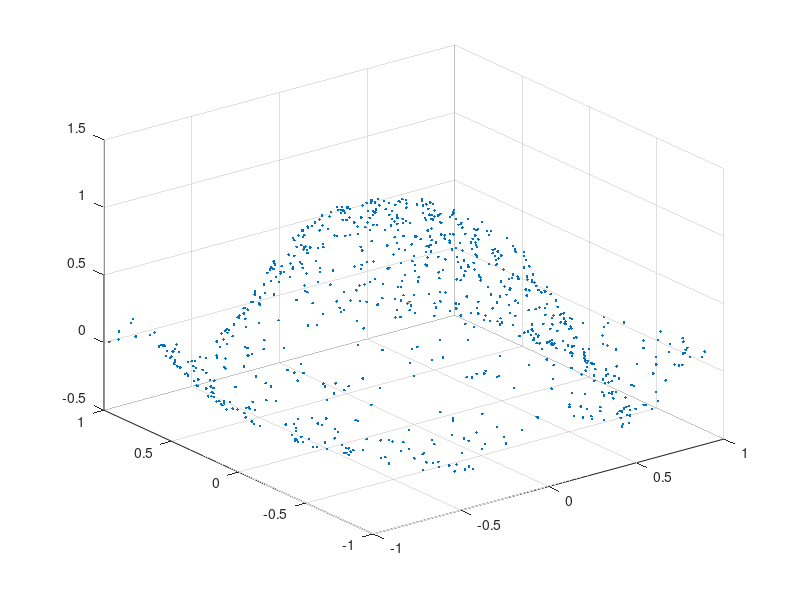

MATLAB code for this plot: (Note: this script raises an error after producing the figure.)
clear
close all
clc

addpath('..\Core\')

%% Producing simulations of the 2D sinc function

omega = 2*pi;
sigmaW2 = 1e-4;

n = 2;
N = 8e2;
x = 2*rand(N,2) - 1;
L = 0.5*[2 0; 0 1];
r = diag(x*L*x');
f = sin( omega*r )./(omega*r);% + 0.1*atan( omega*r );
y = f + sqrt(sigmaW2)*randn(N,1);

figure
plot3(x(:,1),x(:,2),y,'.')
grid on

c = cvpartition(N,'HoldOut',0.25);           % Split training and validation using hold-out method

% Training samples
X = x(c.training,:);
Y = y(c.training);

%% Evaluating the best structure for non-linear regression
close all
clc

p_max = 12;
MSE = zeros(p_max,2);
R2 = zeros(p_max,2);
F_stat = zeros(p_max,1);
BIC = zeros(p_max,1);

for i=1:p_max
    basis_props.max_order = i*[1 1];
    basis_props.basis_indices = true(prod(basis_props.max_order),1);
    basis_props.type = 'hh';
    RegModel = NonLinRegression(X,Y,basis_props,'qr');
    MSE(i,:) = [RegModel.Performance.MSE RegModel.Performance.MSEloo];
    R2(i,:) = [RegModel.Performance.R2 RegModel.Performance.adjR2];
    F_stat(i) = RegModel.Performance.F_stat;
    BIC(i) = RegModel.Performance.BIC;
end

figure('Position',[100 100 900 600])
subplot(221)
semilogy( 1:p_max, MSE,'-o')
xlabel('Basis order')
ylabel('MSE')
legend('Training','LOO')
grid on

subplot(222)
plot(1:p_max,R2,'-o')
xlabel('Basis order')
ylabel('Coefficient of determination')
legend('R^2','Adjusted R^2')
grid on

subplot(223)
semilogy(1:p_max,F_stat,'-o')
xlabel('Basis order')
ylabel('F-statistic')
grid on

subplot(224)
plot(1:p_max,BIC,'-o')
xlabel('Basis order')
ylabel('BIC')
grid on

%% Predict based on optimal model
close all
clc

x_ast = linspace(-1,1)';
[X1_ast,X2_ast] = ndgrid(x_ast);

X_ast = [X1_ast(:) X2_ast(:)];

pa = 9;
basis_props.max_order = pa*[1 1];
basis_props.basis_indices = true(prod(basis_props.max_order),1);
basis_props.type = 'hh';
RegModel = NonLinRegression(X,Y,basis_props,'qr');
[Y_hat,se_Y] = NL_predict(X_ast,RegModel);
[y_hat,~] = NL_predict(x,RegModel);

clr = lines(2);

figure
subplot(121)
surf(x_ast,x_ast,reshape(Y_hat,100,100)','LineStyle','none','FaceAlpha',0.75)
hold on
plot3(X(:,1),X(:,2),Y,'.','Color',clr(2,:))
zlim([-0.4 1.2])
set(gca,'CLim',[-0.25 1.2])

subplot(122)
imagesc(x_ast,x_ast,reshape(log10(se_Y),100,100)')
hold on
plot(X(:,1),X(:,2),'.','Color',clr(2,:))
colorbar

figure
plot(y,y_hat,'.')
grid on

XTickLbl = {'1','x'};
YTickLbl = {'1','x'};
for i=3:pa
    XTickLbl{i} = ['x_1^{',num2str(i-1),'}'];
    YTickLbl{i} = ['x_2^{',num2str(i-1),'}'];
end

figure
imagesc(1:pa,1:pa,reshape(log10(RegModel.Parameters.t_statistic),pa,pa))
set(gca,'XTickLabel',XTickLbl,'YTickLabel',YTickLbl)
axis xy

figure
bar(log10(RegModel.Parameters.t_statistic))

%% Optimizing basis
close all
clc

thr = sort(RegModel.Parameters.t_statistic);
MSE = zeros(numel(thr),2);
R2 = zeros(numel(thr),2);
Fstat = zeros(numel(thr),1);
BIC = zeros(numel(thr),1);
for i=1:numel(thr)
    basis_props.max_order = pa*[1 1];
    basis_props.basis_indices = RegModel.Parameters.t_statistic >= thr(i);
    basis_props.type = 'hh';
    M = NonLinRegression(x,y,basis_props,'qr');

    MSE(i,:) = [M.Performance.MSE M.Performance.MSEloo];
    R2(i,:) = [M.Performance.R2 M.Performance.adjR2];
    Fstat(i) = M.Performance.F_stat;
    BIC(i) = M.Performance.BIC;

end

figure
subplot(221)
semilogy((1:numel(thr))-1,MSE,'-o')
grid on
xlabel('No. of removed bases')
ylabel('MSE')
legend({'Training','LOO'})

subplot(222)
plot((1:numel(thr))-1,R2,'-o')
grid on
xlabel('No. of removed bases')
ylabel('Coefficient of determination')
legend({'R^2','Adjusted R^2'})

subplot(223)
semilogy((1:numel(thr))-1,Fstat,'-o')
grid on
xlabel('No. of removed bases')
ylabel('F-statistic')

subplot(224)
semilogy((1:numel(thr))-1,BIC,'-o')
grid on
xlabel('No. of removed bases')
ylabel('BIC')

[~,ind_opt] = max(Fstat);
basis_props.basis_indices = RegModel.Parameters.t_statistic >= thr(ind_opt);

figure
imagesc(1:pa,1:pa,reshape(basis_props.basis_indices,pa,pa))
set(gca,'XTickLabel',XTickLbl,'YTickLabel',YTickLbl)
axis xy
axis square

%%
close all
clc

RegModel = NonLinRegression(X,Y,basis_props,'qr');
[Y_hat,se_Y] = NL_predict(X_ast,RegModel);
[y_hat,~] = NL_predict(x,RegModel);

clr = lines(2);

figure
subplot(121)
surf(x_ast,x_ast,reshape(Y_hat,100,100)','LineStyle','none','FaceAlpha',0.75)
hold on
plot3(X(:,1),X(:,2),Y,'.','Color',clr(2,:))
zlim([-0.4 1.2])
set(gca,'CLim',[-0.25 1.2])

subplot(122)
imagesc(x_ast,x_ast,reshape(log10(se_Y),100,100)')
hold on
plot(X(:,1),X(:,2),'.','Color',clr(2,:))
colorbar

figure
plot(y,y_hat,'.')
grid on